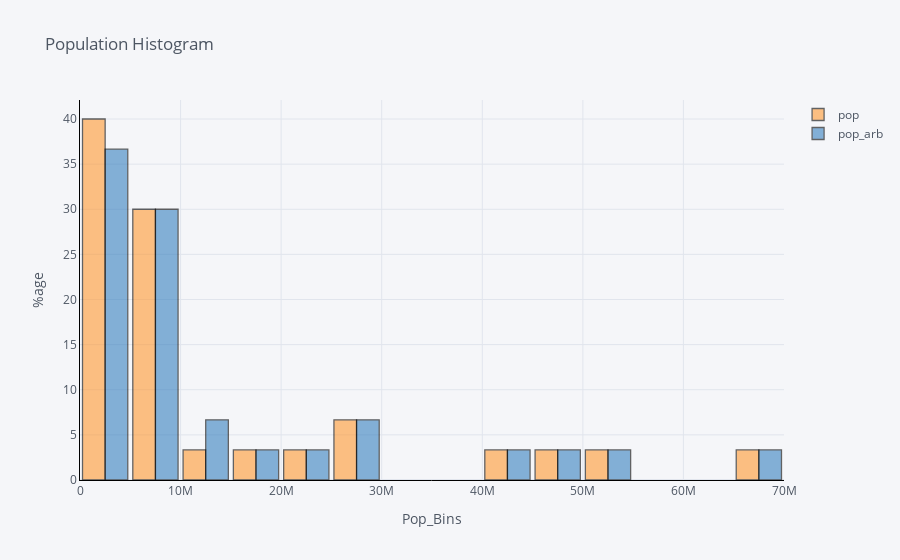

This figure's notebook cell:
### Code cell
europe['pop_arb'] = europe['pop'] + 500000

europe.loc[:, ['pop', 'pop_arb']].iplot(kind = 'hist',
                                         linecolor = 'black',
                                         bins = 24,
                                         histnorm = 'percent',
                                         bargap = 0.1,
                                         opacity = 0.6,
                                         barmode = 'group',
                                         title = 'Population Histogram',
                                         xTitle = 'Pop_Bins',
                                         yTitle = '%age')

### Figure 1 — Plotly figure (JSON) as saved in the notebook; plotly's stock layout.template omitted (floating-point values rounded to 4 significant figures)
{"data": [{"histfunc": "count", "histnorm": "percent", "marker": {"color": "rgba(255, 153, 51, 1.0)", "line": {"color": "#000000", "width": 1.3}}, "name": "pop", "nbinsx": 24, "opacity": 0.6, "orientation": "v", "type": "histogram", "x": [1282697, 6927772, 8730405, 2791000, 7274900, 3882229, 9125183, 4334000, 4090500, 42459667, 69145952, 7733250, 9504000, 147962, 2952156, 47666000, 413834, 10381988, 3327728, 25730551, 8526050, 16630000, 6860147, 3558137, 1489518, 28549870, 7124673, 4815000, 22235677, 50430000]}, {"histfunc": "count", "histnorm": "percent", "marker": {"color": "rgba(55, 128, 191, 1.0)", "line": {"color": "#000000", "width": 1.3}}, "name": "pop_arb", "nbinsx": 24, "opacity": 0.6, "orientation": "v", "type": "histogram", "x": [1782697, 7427772, 9230405, 3291000, 7774900, 4382229, 9625183, 4834000, 4590500, 42959667, 69645952, 8233250, 10004000, 647962, 3452156, 48166000, 913834, 10881988, 3827728, 26230551, 9026050, 17130000, 7360147, 4058137, 1989518, 29049870, 7624673, 5315000, 22735677, 50930000]}], "layout": {"bargap": 0.1, "barmode": "group", "legend": {"bgcolor": "#F5F6F9", "font": {"color": "#4D5663"}}, "paper_bgcolor": "#F5F6F9", "plot_bgcolor": "#F5F6F9", "title": {"font": {"color": "#4D5663"}, "text": "Population Histogram"}, "xaxis": {"gridcolor": "#E1E5ED", "linecolor": "black", "showgrid": true, "tickfont": {"color": "#4D5663"}, "title": {"font": {"color": "#4D5663"}, "text": "Pop_Bins"}, "zerolinecolor": "#E1E5ED"}, "yaxis": {"gridcolor": "#E1E5ED", "linecolor": "black", "showgrid": true, "tickfont": {"color": "#4D5663"}, "title": {"font": {"color": "#4D5663"}, "text": "%age"}, "zerolinecolor": "#E1E5ED"}}}
